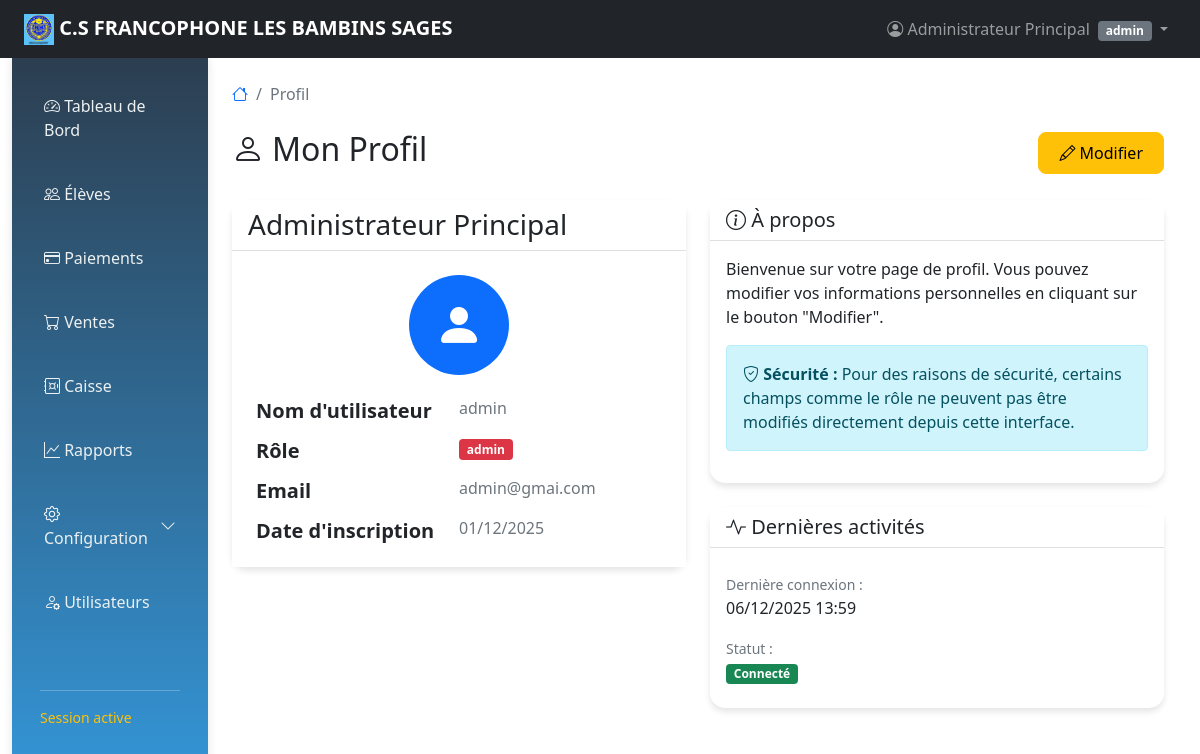
Page /profil.php (signed in) on the committed database.
### tables this page shows
CREATE TABLE `utilisateurs` (
  `id` int(11) NOT NULL,
  `username` varchar(50) NOT NULL,
  `password` varchar(255) NOT NULL,
  `nom_complet` varchar(100) NOT NULL,
  `role` enum('admin','caissier') DEFAULT 'caissier',
  `statut` varchar(15) NOT NULL,
  `derniere_connexion` datetime DEFAULT NULL,
  `email` varchar(100) DEFAULT NULL,
  `created_at` date DEFAULT NULL
);

### profil.php (the view, shortened to what this page needs)
<?php
$database = new Database();
$db = $database->getConnection();
$user_id = intval($_SESSION['user_id']);
$query = "SELECT * FROM utilisateurs WHERE id = :id";
$stmt = $db->prepare($query);
$stmt->bindParam(':id', $user_id, PDO::PARAM_INT);
$stmt->execute();
$profil = $stmt->fetchAll(PDO::FETCH_ASSOC);
?>
<?php
include 'layout.php';
?>
<nav aria-label="breadcrumb" class="mb-4">
    <ol class="breadcrumb">
        <li class="breadcrumb-item"><a href="dashboard.php"><i class="bi bi-house"></i></a></li>
        <li class="breadcrumb-item active" aria-current="page">Profil</li>
    </ol>
</nav>
<div class="d-flex justify-content-between align-items-center mb-4">
    <h2><i class="bi bi-person me-2"></i>Mon Profil</h2>
    <button class="btn btn-warning" data-bs-toggle="modal" data-bs-target="#modifUser">
        <i class="bi bi-pencil"></i> Modifier
    </button>
</div>
<div class="row">
    <div class="col-lg-6">
        <div class="card">
            <?php if (!empty($profil)): ?>
            <?php foreach ($profil as $prof): ?>
            <div class="card-header bg-white">
                <h3 class="card-title mb-0"><?php echo htmlspecialchars($prof['nom_complet'] ?? ''); ?></h3>
            </div>
            <div class="card-body p-0">
                <div class="list-group list-group-flush">
                    <div class="list-group-item p-4">
                        <div class="text-center mb-4">
                            <div class="bg-primary rounded-circle d-inline-flex align-items-center justify-content-center" style="width: 100px; height: 100px;">
                                <i class="bi bi-person-fill text-white" style="font-size: 3rem;"></i>
                            </div>
                        </div>
                        <div class="mt-3">
                            <div class="d-flex mb-3">
                                <div class="col-6">
                                    <h5 class="mb-0 fw-bold">Nom d'utilisateur</h5>
                                </div>
                                <div class="col-6">
                                    <h6 class="mb-0 text-muted"><?php echo htmlspecialchars($prof['username'] ?? ''); ?></h6>
                                </div>
                            </div>
                            <div class="d-flex mb-3">
                                <div class="col-6">
                                    <h5 class="mb-0 fw-bold">Rôle</h5>
                                </div>
                                <div class="col-6">
                                    <h6 class="mb-0">
                                        <span class="badge bg-<?php
                                            echo $prof['role'] == 'admin' ? 'danger' :
                                                ($prof['role'] == 'caissier' ? 'success' : 'info');
                                        ?>">
                                            <?php echo htmlspecialchars($prof['role'] ?? ''); ?>
                                        </span>
                                    </h6>
                                </div>
                            </div>
                            <div class="d-flex mb-3">
                                <div class="col-6">
                                    <h5 class="mb-0 fw-bold">Email</h5>
                                </div>
                                <div class="col-6">
                                    <h6 class="mb-0 text-muted"><?php echo htmlspecialchars($prof['email'] ?? 'Non spécifié'); ?></h6>
                                </div>
                            </div>
                            <div class="d-flex">
                                <div class="col-6">
                                    <h5 class="mb-0 fw-bold">Date d'inscription</h5>
                                </div>
                                <div class="col-6">
                                    <h6 class="mb-0 text-muted">
                                        <?php echo !empty($prof['created_at']) ? date('d/m/Y', strtotime($prof['created_at'])) : 'Non spécifié'; ?>
                                    </h6>
                                </div>
                            </div>
                        </div>
                    </div>
                </div>
            </div>
            <?php endforeach; ?>
            <?php endif; ?>
        </div>
    </div>
    <div class="col-lg-6">
        <div class="card mb-4">
            <div class="card-header bg-white">
                <h5 class="card-title mb-0"><i class="bi bi-info-circle"></i> À propos</h5>
            </div>
            <div class="card-body">
                <p class="card-text">
                    Bienvenue sur votre page de profil. Vous pouvez modifier vos informations personnelles
                    en cliquant sur le bouton "Modifier".
                </p>
                <div class="alert alert-info">
                    <i class="bi bi-shield-check"></i>
                    <strong>Sécurité :</strong> Pour des raisons de sécurité, certains champs comme le rôle
                    ne peuvent pas être modifiés directement depuis cette interface.
                </div>
            </div>
        </div>
        <div class="card">
            <div class="card-header bg-white">
                <h5 class="card-title mb-0"><i class="bi bi-activity"></i> Dernières activités</h5>
            </div>
            <div class="card-body">
                <div class="list-group list-group-flush">
                    <div class="list-group-item border-0 px-0">
                        <small class="text-muted">Dernière connexion :</small>
                        <div><?php echo date('d/m/Y H:i'); ?></div>
                    </div>
                    <div class="list-group-item border-0 px-0">
                        <small class="text-muted">Statut :</small>
                        <div><span class="badge bg-success">Connecté</span></div>
                    </div>
                </div>
            </div>
        </div>
    </div>
</div>
<?php include 'layout-end.php'; ?>

### layout.php (style rules this page uses)
.card { border: none; border-radius: 15px; box-shadow: 0 4px 6px rgba(0,0,0,0.1); transition: transform 0.3s; }
.btn { border-radius: 8px; padding: 8px 20px; }

### rows in the picture
utilisateurs: nom_complet "Administrateur Principal", username "admin", role "admin", email "admin@gmai.com", created_at "01/12/2025"

### other values in the picture
$_SESSION['nom_complet'] "Administrateur Principal"
$_SESSION['role'] "admin"
